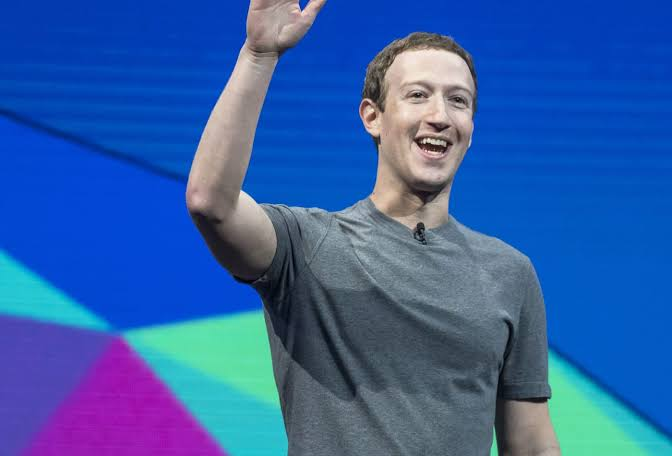
#> input picture Dataset/mark.jpg, 672 x 456 px
$ python face-recognition.py
#> lines starting #> are read from the running program, lines starting #| are printed output that depends on the picture
#For Numerical Operations
import numpy as np

#Computer Vision Library
import cv2

#Haarcascades classifier for face recongnition
#it is in xml format it will find the face x,y co-ordinates and height and width
face_classifier=cv2.CascadeClassifier('./Dataset/Haarcascades/haarcascade_frontalface_default.xml')

#read the image
mark_image=cv2.imread('./Dataset/mark.jpg')
#> mark_image is the input picture: shape (456, 672, 3); mean B, G, R 166.3, 94.5, 49.4

#Display the image
cv2.imshow("mark",mark_image)
#eait for the Key to be pressed
cv2.waitKey()
#If pressed tehn Destroy that image Windows
cv2.destroyAllWindows()


#convert the rgb color image to grayscale(black and white) so that processing is fast
mark_grey_image=cv2.cvtColor(mark_image,cv2.COLOR_BGR2GRAY)
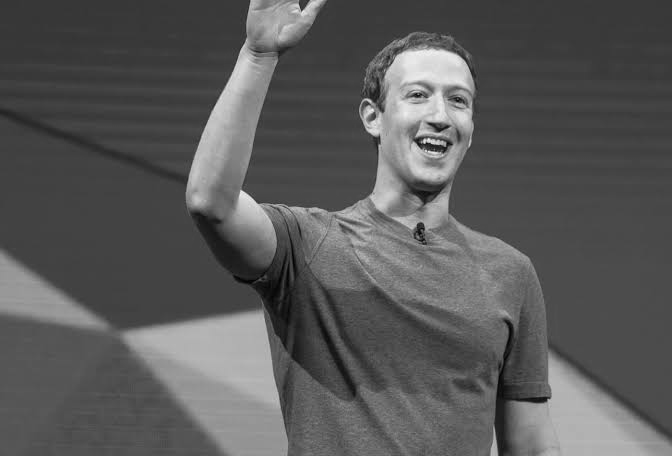
#> mark_grey_image: shape (456, 672); min 2, max 244, mean 89.2

#Display Gray color image
cv2.imshow("mark_GRAY",mark_grey_image)
cv2.waitKey()
cv2.destroyAllWindows()

#Detect the face
faces=face_classifier.detectMultiScale(mark_grey_image,1.3,5)
#> faces = [[368, 45, 126, 126]]

#Here the X and y axis of the face and then w and h are width
#and height of the image
print(faces)
#| [[368  45 126 126]]

#If the image has no faces then faces arry will be empty
if faces is ():
    print("NO Faces Found in the image")
else:
    print("Face Found")

for (x,y,w,h) in faces:
    cv2.rectangle(mark_image,(x,y),(x+w,y+h),(127,0,255),2)
    cv2.imshow("mark",mark_image)
    cv2.waitKey()
    cv2.destroyAllWindows()
#> this loop made 1 pass
#> pass 1, `cv2.imshow("mark",mark_image)`:
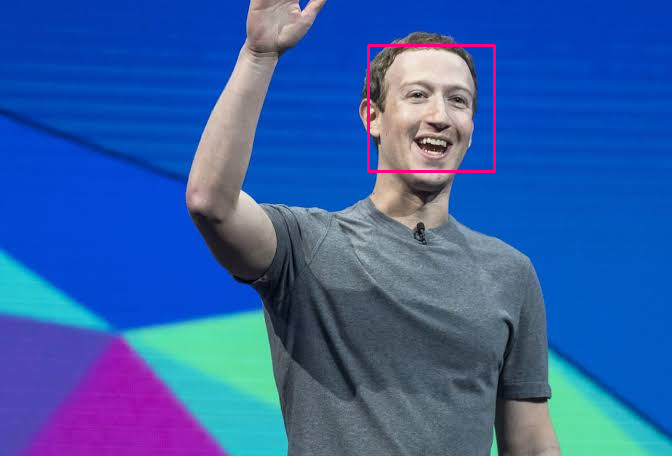
#> window 'mark': shape (456, 672, 3); mean B, G, R 166.1, 94, 50.3

$ run again, with Dataset/sachin.jpg copied over Dataset/mark.jpg
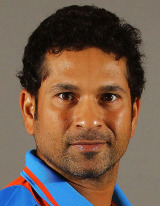
#> input picture Dataset/sachin.jpg, 160 x 206 px
#> mark_image is the input picture: shape (206, 160, 3); mean B, G, R 77.3, 93.1, 117.1
#> `mark_grey_image=cv2.cvtColor(mark_image,cv2.COLOR_BGR2GRAY)`:
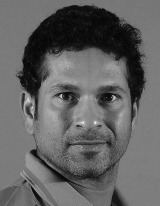
#> mark_grey_image: shape (206, 160); min 2, max 239, mean 98.5
#> faces = [[27, 49, 122, 122]]
#| [[ 27  49 122 122]]
#> the loop `for (x,y,w,h) in faces:` made 1 pass
#> pass 1, `cv2.imshow("mark",mark_image)`:
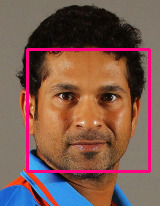
#> window 'mark': shape (206, 160, 3); mean B, G, R 79.6, 89.4, 123.9
